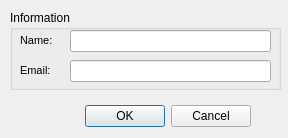
<?xml version="1.0" encoding="UTF-8"?>
<ui version="4.0">
 <class>Dialog</class>
 <widget class="QDialog" name="Dialog">
  <property name="geometry">
   <rect>
    <x>0</x>
    <y>0</y>
    <width>288</width>
    <height>138</height>
   </rect>
  </property>
  <property name="windowTitle">
   <string>Dialog</string>
  </property>
  <widget class="QDialogButtonBox" name="confirmationButtons">
   <property name="geometry">
    <rect>
     <x>50</x>
     <y>100</y>
     <width>201</width>
     <height>32</height>
    </rect>
   </property>
   <property name="orientation">
    <enum>Qt::Horizontal</enum>
   </property>
   <property name="standardButtons">
    <set>QDialogButtonBox::Cancel|QDialogButtonBox::Ok</set>
   </property>
  </widget>
  <widget class="QGroupBox" name="infoGroup">
   <property name="geometry">
    <rect>
     <x>10</x>
     <y>10</y>
     <width>271</width>
     <height>80</height>
    </rect>
   </property>
   <property name="title">
    <string>Information</string>
   </property>
   <widget class="QLabel" name="nameLabel">
    <property name="geometry">
     <rect>
      <x>10</x>
      <y>20</y>
      <width>41</width>
      <height>21</height>
     </rect>
    </property>
    <property name="font">
     <font>
      <pointsize>8</pointsize>
     </font>
    </property>
    <property name="text">
     <string>Name:</string>
    </property>
   </widget>
   <widget class="QLineEdit" name="nameInput">
    <property name="geometry">
     <rect>
      <x>60</x>
      <y>20</y>
      <width>201</width>
      <height>22</height>
     </rect>
    </property>
   </widget>
   <widget class="QLabel" name="emailLabel">
    <property name="geometry">
     <rect>
      <x>10</x>
      <y>50</y>
      <width>41</width>
      <height>21</height>
     </rect>
    </property>
    <property name="font">
     <font>
      <pointsize>8</pointsize>
     </font>
    </property>
    <property name="text">
     <string>Email:</string>
    </property>
   </widget>
   <widget class="QLineEdit" name="emailInput">
    <property name="geometry">
     <rect>
      <x>60</x>
      <y>50</y>
      <width>201</width>
      <height>22</height>
     </rect>
    </property>
   </widget>
  </widget>
 </widget>
 <resources/>
 <connections>
  <connection>
   <sender>confirmationButtons</sender>
   <signal>accepted()</signal>
   <receiver>Dialog</receiver>
   <slot>accept()</slot>
   <hints>
    <hint type="sourcelabel">
     <x>248</x>
     <y>254</y>
    </hint>
    <hint type="destinationlabel">
     <x>157</x>
     <y>274</y>
    </hint>
   </hints>
  </connection>
  <connection>
   <sender>confirmationButtons</sender>
   <signal>rejected()</signal>
   <receiver>Dialog</receiver>
   <slot>reject()</slot>
   <hints>
    <hint type="sourcelabel">
     <x>316</x>
     <y>260</y>
    </hint>
    <hint type="destinationlabel">
     <x>286</x>
     <y>274</y>
    </hint>
   </hints>
  </connection>
 </connections>
</ui>
